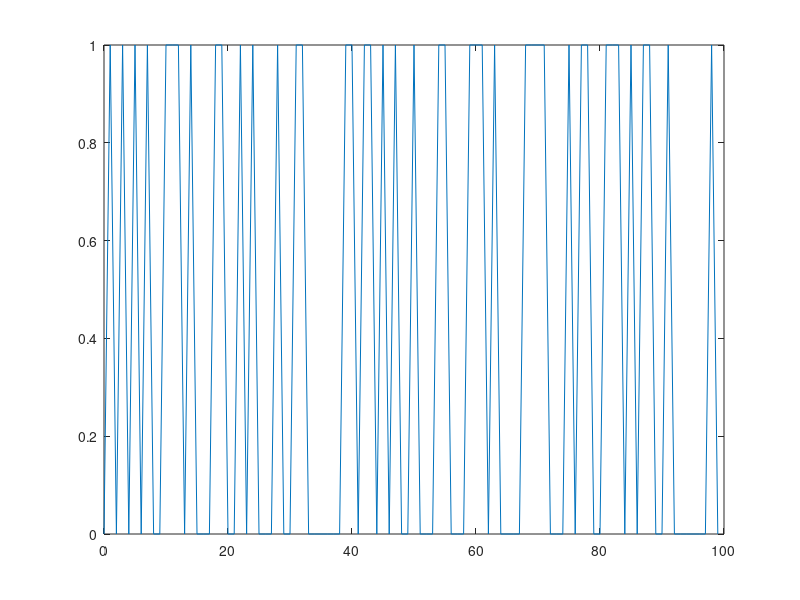
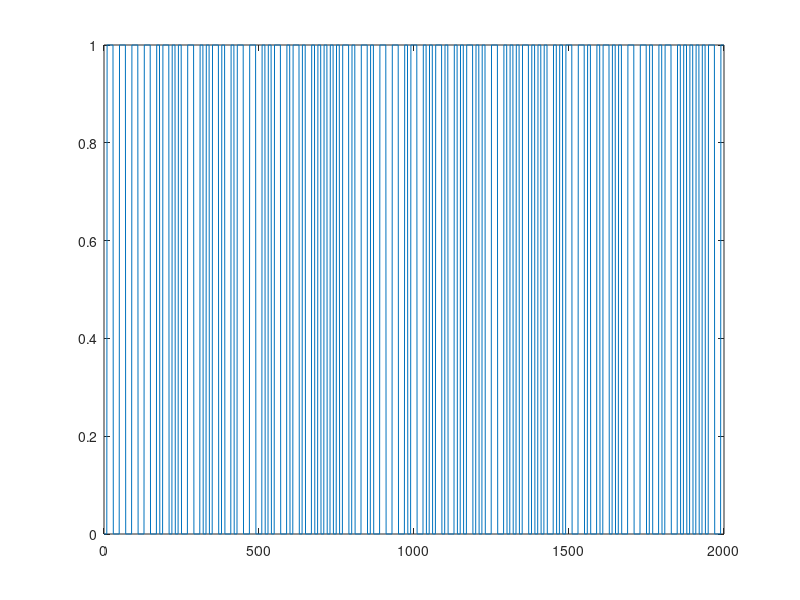
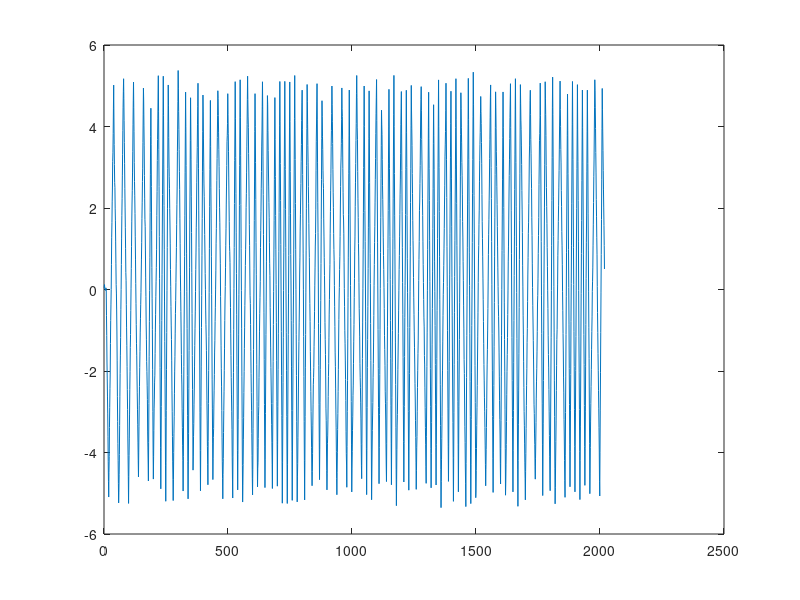

The MATLAB script that drew these images, in order:
%____________________________________________________________%
%_______________Projet de Communication Numérique ___________%
%____________________________________________________________%
%____________Agnia Savina & Julien Choveton-Caillat__________%

clear ;close all ; clc


%%%%%%%%%%%%%%%%%%%  Initialisation des variables  %%%%%%%%%%%%%%%%%%%%
%Variables général

M = 2;          % Nombre de symboles
Fe = 2*1e7;       % fréquence d'échantillonage
Te = 1/Fe;      % Période d'échantillonage
Ts = 1e-6;      % Temps Symbole
Ds = 1/Ts;       % Debit symbole
Fse = Ts*Fe;    % Facteur de sur-échantillonnage
Ns = 100;      % Nombre de symbole/bits par messages
Nb = Ns;        % Nombre de bits par messages on a �galit� cas particulier d'une 2 PAM
N = 512;        % Nombre de points pour la transformé de fourrier
axe_freq = -Fe/2 : Fe/N : Fe/2 - Fe/N; % cr�ation de l'axe fr�quentielle pour le trac� de r�sultats
lambda = 1;

%impulsion pO encodant le bit 0

po=[0 0 0 0 0 0 0 0 0 0 1 1 1 1 1 1 1 1 1 1];
% trouver fonction echelon plus jolie dans le code
%impulsion p1 encodant le bit 1

p1=[1 1 1 1 1 1 1 1 1 1 0 0 0 0 0 0 0 0 0 0];

%impulsion p(t) filtre de reception
p=[-0.5 -0.5 -0.5 -0.5 -0.5 -0.5 -0.5 -0.5 -0.5 -0.5 0.5 0.5 0.5 0.5 0.5 0.5 0.5 0.5 0.5 0.5 ];



%%
%%%%%%%%%%%%%%%%%%%%%%%%%%%  Emetteur  %%%%%%%%%%%%%%%%%%%%%%%%%%%%%%%%

signal_bits = randi(2,1,Ns)-1; % génération du signal a envoyé



% Association bits/symboles

sl=[];

for i=1:length(signal_bits)
    if signal_bits(i) == 0
        
        sl=[sl po];
        
    else    
        sl=[sl p1];

    end
end
%peut etre moyen plus rapide que boucle



%%
%%%%%%%%%%%%%%%%%%%%%%%%%%%  Canal  %%%%%%%%%%%%%%%%%%%%%%%%%%%%%%%%

    % Filtre du canal
    
     %{
        On suppose que le signal est émis dans la bande passante du
        canal, ce dernier est donc non sélectif en fréquence et est
        modélisé par un dirac.
      %}
    
    % Bruit
    
ecart_type = 0.1;
nl = ecart_type * randn(1, length(sl));
yl = sl + nl;









%%
%%%%%%%%%%%%%%%%%%%%%%%%%%%  Recepteur  %%%%%%%%%%%%%%%%%%%%%%%%%%%%%%%%


%%%%%%%%%%%%%%%%%%%%%%%%%%%  Filtre de reception  %%%%%%%%%%%%%%%%%%%%%%%%%%%%%%%%
rl = conv(yl, p); % pour mettre le signal dans la même base il y a deux période car l'un est échantilloné a Ts et l'autre a Te
rg = 9.5; % retard du filtre g causal calculé par fvtool(g)

rl_ech = rl(9+(0:Fse:Fse*(Ns-1))); % dans le code d'avant il y avait +1 a comprendre a quoi ca sert et pk on en a pas besion

% vérifier avec le prof si le filtre marche bien et pourqoi on a
% différentes valeurs


%%decision
signal_recu=[];
for k=1:length(rl_ech)
    if(rl_ech(k)<0)
        signal_recu(k)=1;
    else
        signal_recu(k)=0;
    end
end









%%
%%%%%%%%%%%%%%%%%%%%%%%%%%%  Figures de résultats  %%%%%%%%%%%%%%%%%%%%%%%%%%%%%%%%

% Représentation de signal_bits
figure;
plot(linspace(0,Ns-1,Ns),signal_bits);
%ne pas relier les points

% Représentation de sl
figure;
plot(linspace(0,length(sl)-1,length(sl)),sl);

% Représentation de rl
figure;
plot(linspace(0,length(rl)-1,length(rl)),rl);

